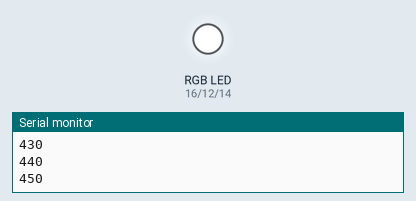
Recording of a sketch running on a simulated Arduino Uno, built with avr-gcc and run on an emulated ATmega328P. Shown: an RGB LED mixed from three pins (HIGH = lit), the last lines printed to the serial monitor.

Above: at 4.5 s.
At 9.6 s:
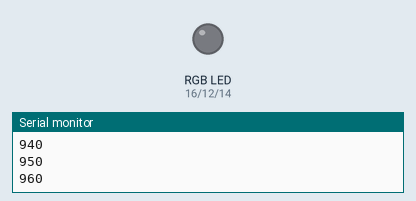
Timing chart, 0 to 13.4 s (numbered marks = the images above):
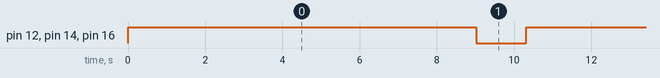

The sketch:

L01b-Blink.ino
```cpp
/** Lekce 1 - Blikání RGB LED
 */

// definice pinů ESP8266 na které jsou připojeny LED
#define LED_R 16
#define LED_G 12
#define LED_B 14

void setup()
{
  Serial.begin(9600);

  pinMode(LED_R, OUTPUT);
  pinMode(LED_G, OUTPUT);
  pinMode(LED_B, OUTPUT);
}

int a = 0;

void loop()
{
  analogWrite(LED_R, 1023 - a);
  analogWrite(LED_G, 1023 - a);
  analogWrite(LED_B, 1023 - a);

  a += 10;
  if (a >= 1023) a = 0;

  Serial.println(a);

  delay(100);
}
```

Measured:
- by itself, pin 12 (LED_G), pin 14 (LED_B), pin 16 (LED_R): alternates HIGH for 9.0 s and LOW for 1.3 s
